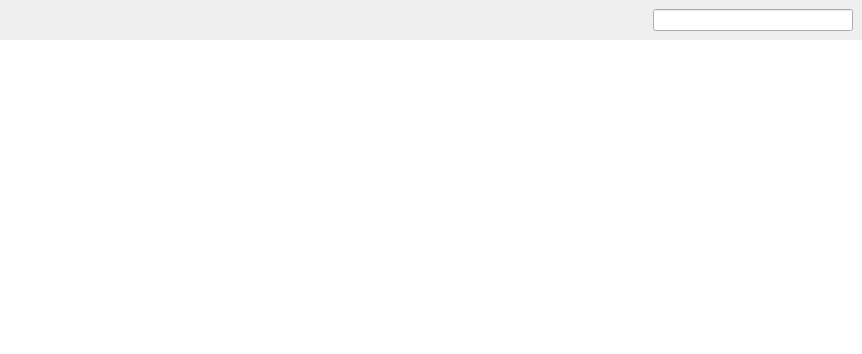
<?xml version="1.0" encoding="UTF-8"?>
<ui version="4.0">
 <class>InventoryQueryWidget</class>
 <widget class="QWidget" name="InventoryQueryWidget">
  <property name="geometry">
   <rect>
    <x>0</x>
    <y>0</y>
    <width>862</width>
    <height>354</height>
   </rect>
  </property>
  <layout class="QVBoxLayout" name="verticalLayout">
   <property name="spacing">
    <number>0</number>
   </property>
   <property name="margin">
    <number>0</number>
   </property>
   <item>
    <widget class="ViewSearchHeader" name="widget" native="true">
     <layout class="QHBoxLayout" name="horizontalLayout">
      <item>
       <spacer name="horizontalSpacer_2">
        <property name="orientation">
         <enum>Qt::Horizontal</enum>
        </property>
        <property name="sizeHint" stdset="0">
         <size>
          <width>383</width>
          <height>10</height>
         </size>
        </property>
       </spacer>
      </item>
      <item>
       <widget class="QLabel" name="countLabel">
        <property name="text">
         <string/>
        </property>
       </widget>
      </item>
      <item>
       <widget class="SearchLineEdit" name="searchField">
        <property name="sizePolicy">
         <sizepolicy hsizetype="Fixed" vsizetype="Fixed">
          <horstretch>0</horstretch>
          <verstretch>0</verstretch>
         </sizepolicy>
        </property>
        <property name="minimumSize">
         <size>
          <width>200</width>
          <height>0</height>
         </size>
        </property>
       </widget>
      </item>
     </layout>
    </widget>
   </item>
   <item>
    <widget class="FWTreeView" name="queryList">
     <property name="acceptDrops">
      <bool>true</bool>
     </property>
     <property name="frameShape">
      <enum>QFrame::NoFrame</enum>
     </property>
     <property name="dragEnabled">
      <bool>true</bool>
     </property>
     <property name="dragDropMode">
      <enum>QAbstractItemView::InternalMove</enum>
     </property>
     <property name="expandsOnDoubleClick">
      <bool>false</bool>
     </property>
    </widget>
   </item>
  </layout>
 </widget>
 <customwidgets>
  <customwidget>
   <class>SearchLineEdit</class>
   <extends>QLineEdit</extends>
   <header>FileWaveGuiLib/searchlineedit/searchlineedit.h</header>
  </customwidget>
  <customwidget>
   <class>ViewSearchHeader</class>
   <extends>QWidget</extends>
   <header>FileWaveGuiLib/searchheader/ViewSearchHeader.h</header>
   <container>1</container>
  </customwidget>
  <customwidget>
   <class>FWTreeView</class>
   <extends>QTreeView</extends>
   <header>FWAdminLib/views/FWTreeView.h</header>
  </customwidget>
 </customwidgets>
 <resources/>
 <connections/>
</ui>
